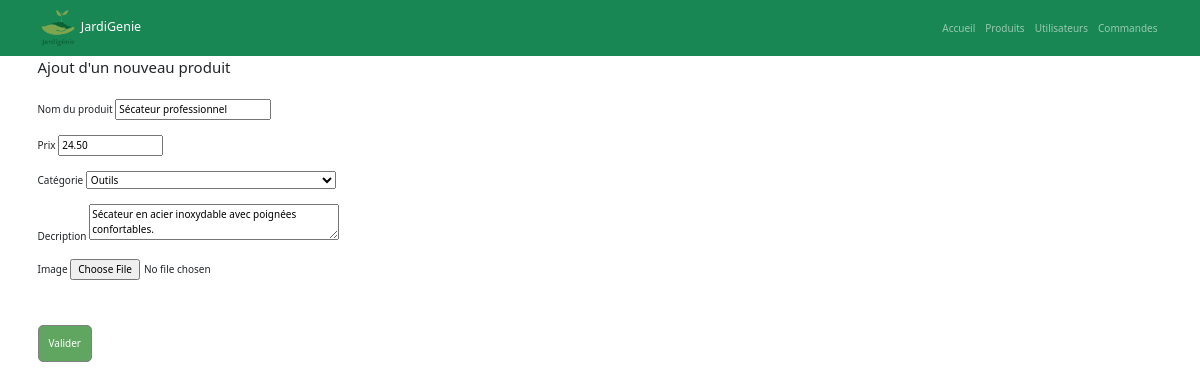
The app's page /back_office/index.php?route=editProduct&id=2 with its own data.
### tables this page shows
CREATE TABLE products (
    product_id INT AUTO_INCREMENT PRIMARY KEY, 
    name VARCHAR(255),
    price DECIMAL(10, 2),
    description TEXT,
    image VARCHAR(255),
    category VARCHAR(255)
);

### back_office/controllers/ProductController.php (called while the page is built, shortened)
<?php
class ProductController {
    public function displayFormEditProduct ($id) {
        $route = 'index.php?route=editProduct&ref=editProduct&id='.$id;
        $model = new \Models\Products();
        $artmodif = $model->getProductById($id);
        $newProduct = [
                        'id'            => $artmodif['product_id'],
                        'name'          => $artmodif['name'],
                        'price'         => $artmodif['price'],
                        'category'      => $artmodif['category'],
                        'description'   => $artmodif['description'],
                        'image'           => $artmodif['image']
            ];
            include_once 'views/layout.phtml';
    }
}

### back_office/models/Products.php (called while the page is built, shortened)
<?php
class Products extends Database {
    public function getProductById($id) {
        $req = "SELECT * FROM products WHERE product_id = ?";
        return $this->findOne($req, [$id]);
    }
}

### back_office/models/Database.php (called while the page is built, shortened)
<?php
class Database {
    protected $bdd;
    public function __construct() {
        $this->bdd = new \PDO('mysql:host=' . DB_HOST . ';dbname=' . DB_NAME . ';charset=utf8', DB_USER, DB_PASS);
    }
    protected function findOne($req, $params=[]) {
        $query = $this->bdd->prepare($req);
        $query->execute($params);
        return $query->fetch();
    }
}

### back_office/views/addproduct.phtml (the view, shortened to what this page needs)
<fieldset id='addProduct'>
    <legend>Ajout d'un nouveau produit</legend>
    <form enctype="multipart/form-data" class="user-form" method="POST" action="<?=htmlspecialchars($route)?>">
        <br>
        <label for="name">Nom du produit</label>
        <input type="text" name="name" value='<?= htmlspecialchars($newProduct['name']) ?>'>
        <br><br>
        <label for="price">Prix</label>
        <input type="number" name="price" step="0.01" min="0" max="100000" value='<?= htmlspecialchars($newProduct['price']) ?>'>
        <br><br>
        <label for="category">Catégorie</label>
        <select name="category">
            <option value="<?= htmlspecialchars($newProduct['category']) ?>"><?= htmlspecialchars($newProduct['category']) ?></option>
        </select>
        <br><br>
        <label for="description">Decription</label>
        <textarea name="description"><?= htmlspecialchars($newProduct['description']) ?></textarea>
        <br><br>
        <label for="image">Image</label>
        <input type="file" accept="image/*" name="img">
        <br><br>
        <br><br>
        <button type="submit" name="submit" class='button'>Valider</button>
    </form>
</fieldset>

### back_office/public/css/style.css (style rules this page uses)
* { box-sizing: border-box; }
html { font-size: 62.5%; }
.button { color:white; background-color: rgb(96, 165, 96); padding:1rem; border-radius: 5px; border: solid 1px gray; cursor: pointer; }
body { font-size : 1.6rem; font-family: "Poppins", sans-serif; margin:0; color:rgb(44, 44, 44); }
#addArticle input, select, textarea { min-width: 25rem; }

### records on screen
products: name "Sécateur professionnel", price "24.50", category "Outils", description "Sécateur en acier inoxydable avec poignées confortables."
